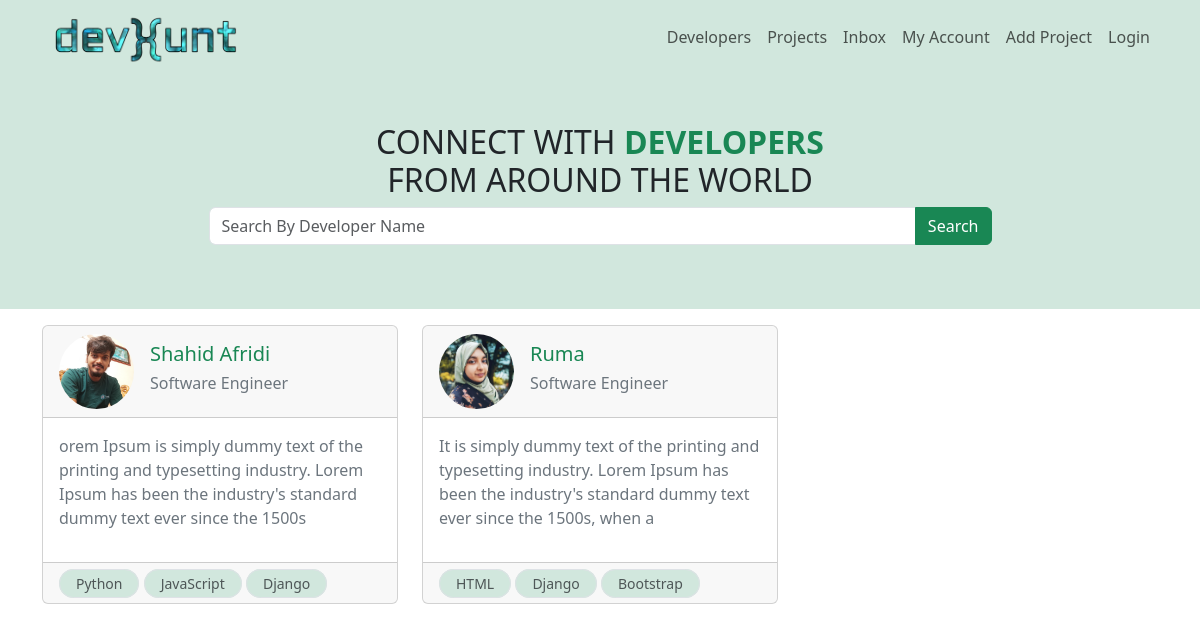
The page / on the database its author committed.
### users/models.py (models this page shows, shortened)
class Profile(models.Model):
    user = models.OneToOneField(
        User, on_delete=models.CASCADE, blank=True, null=True)
    name = models.CharField(max_length=255, blank=True, null=True)
    email = models.EmailField(max_length=500, blank=True, null=True)
    username = models.CharField(max_length=255, blank=True, null=True)
    short_intro = models.CharField(max_length=200, blank=True, null=True)
    location = models.CharField(max_length=200, blank=True, null=True)
    bio = models.TextField(blank=True, null=True)
    profile_image = models.ImageField(
        blank=True, null=True, upload_to='profiles/', default='profiles/user-default.png')
    social_github = models.CharField(max_length=200, blank=True, null=True)
    social_twitter = models.CharField(max_length=200, blank=True, null=True)
    social_linkedin = models.CharField(max_length=200, blank=True, null=True)
    social_youtube = models.CharField(max_length=200, blank=True, null=True)
    social_website = models.CharField(max_length=200, blank=True, null=True)
    created_at = models.DateTimeField(auto_now_add=True)
    id = models.UUIDField(default=uuid.uuid4, unique=True,
                          primary_key=True, editable=False)

class Skill(models.Model):
    owner = models.ForeignKey(Profile, on_delete=models.CASCADE, null=True, blank=True)
    name = models.CharField(max_length=200, blank=True, null=True)
    description = models.TextField(null=True, blank=True)
    created_at = models.DateTimeField(auto_now_add=True)
    id = models.UUIDField(default=uuid.uuid4, unique=True,
                          primary_key=True, editable=False)

### users/views.py (the view)
# urls.py: path('', views.profiles, name='profiles'),
def profiles(request):
    profiles = Profile.objects.all()
    context = {
        'profiles': profiles
    }
    return render(request, 'users/profiles.html', context)

### users/templates/users/profiles.html (shortened to what this page needs)
{% extends 'main.html' %}
{% block content %}
<div class=" bg-success-subtle">
    <div class='container text-center p-5'>
        <h2>CONNECT WITH <span class='text-success' style="font-weight: 800;">DEVELOPERS</span> <br> FROM AROUND THE WORLD</h2>
        <div class="input-group mb-3 m-auto w-75">
            <input type="text" class="form-control" placeholder="Search By Developer Name" aria-label="Recipient's username" aria-describedby="button-addon2">
            <button class="btn  btn-success" type="button" id="button-addon2">Search</button>
        </div>
    </div>
</div>
<div class="container mt-3">
    <div class="row row-cols-1 row-cols-md-3 g-4">
        {% for profile in profiles %}
        <div class="col ">
            <a class="text-decoration-none " href="{% url 'profile' profile.id %}" >
          <div class="card h-100 ">
            <div class='card-header'>
                <div class='d-flex align-items-center'>
                    <div>
                        <img src="{{ profile.profile_image.url}}" class="rounded-circle" style="width: 75px;" alt="Avatar" />
                    </div>
                    <div class='ps-3'>
                        <h5 class="text-success card-title ">{{profile.name}}</h5>
                        <h6 class='text-secondary'>{{ profile.short_intro }}</h6>
                    </div>
                </div>
            </div>
            <div class="card-body">
              <p class="text-secondary">
                {{ profile.bio|slice:"150" }}
              </p>
            </div>
            </a>
            <div class="card-footer">
                {% for skill in profile.skill_set.all|slice:"3" %}
                <small class="border border-1 py-1 px-3  bg-success-subtle text-body-secondary rounded-pill">{{skill.name}}</small>
                {% endfor %}
            </div>
          </div>
        </div>
        {% endfor %}
    </div>
{% endblock content %}

### rows shown on the page
Profile: profile_image (picture), name "Shahid Afridi", short_intro "Software Engineer", bio "orem Ipsum is simply dummy text of the printing and typesetting industry. Lorem Ipsum has been the industry's standard dummy text ever since the 1500s"
Skill: name "Python"
Skill: name "JavaScript"
Skill: name "Django"
Profile: profile_image (picture), name "Ruma", short_intro "Software Engineer", bio "It is simply dummy text of the printing and typesetting industry. Lorem Ipsum has been the industry's standard dummy text ever since the 1500s, when a"
Skill: name "HTML"
Skill: name "Django"
Skill: name "Bootstrap"
